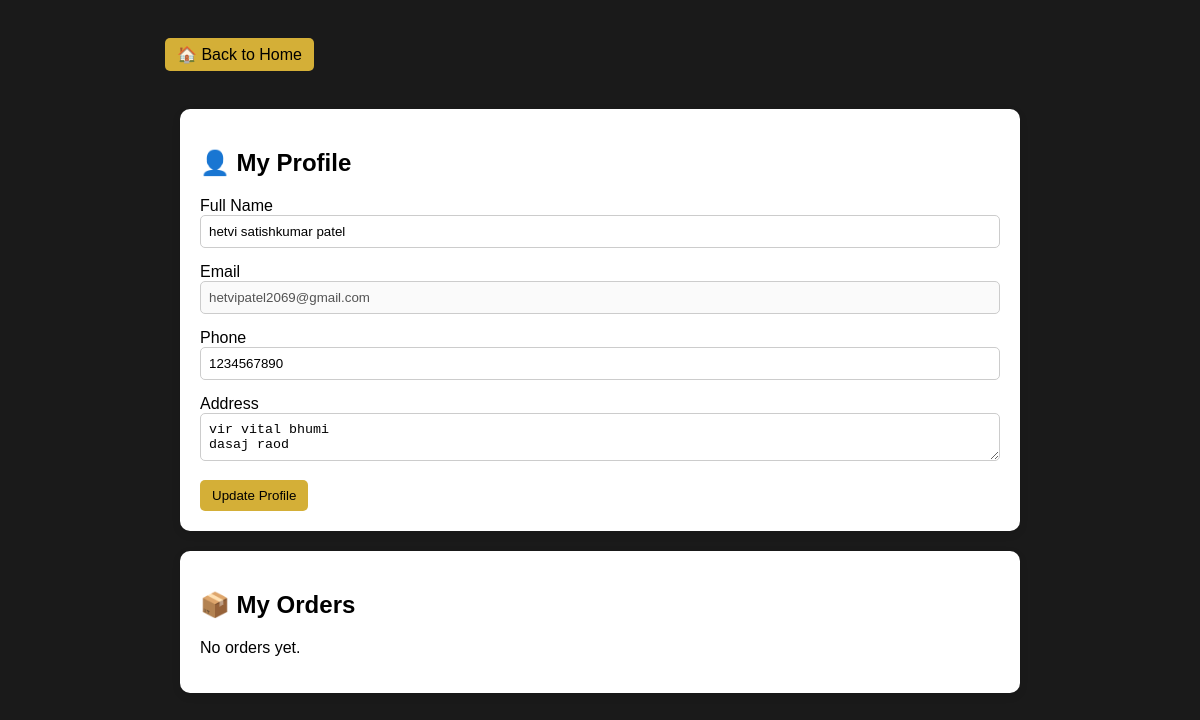
Before: /profile.php (signed in) with the older database file.
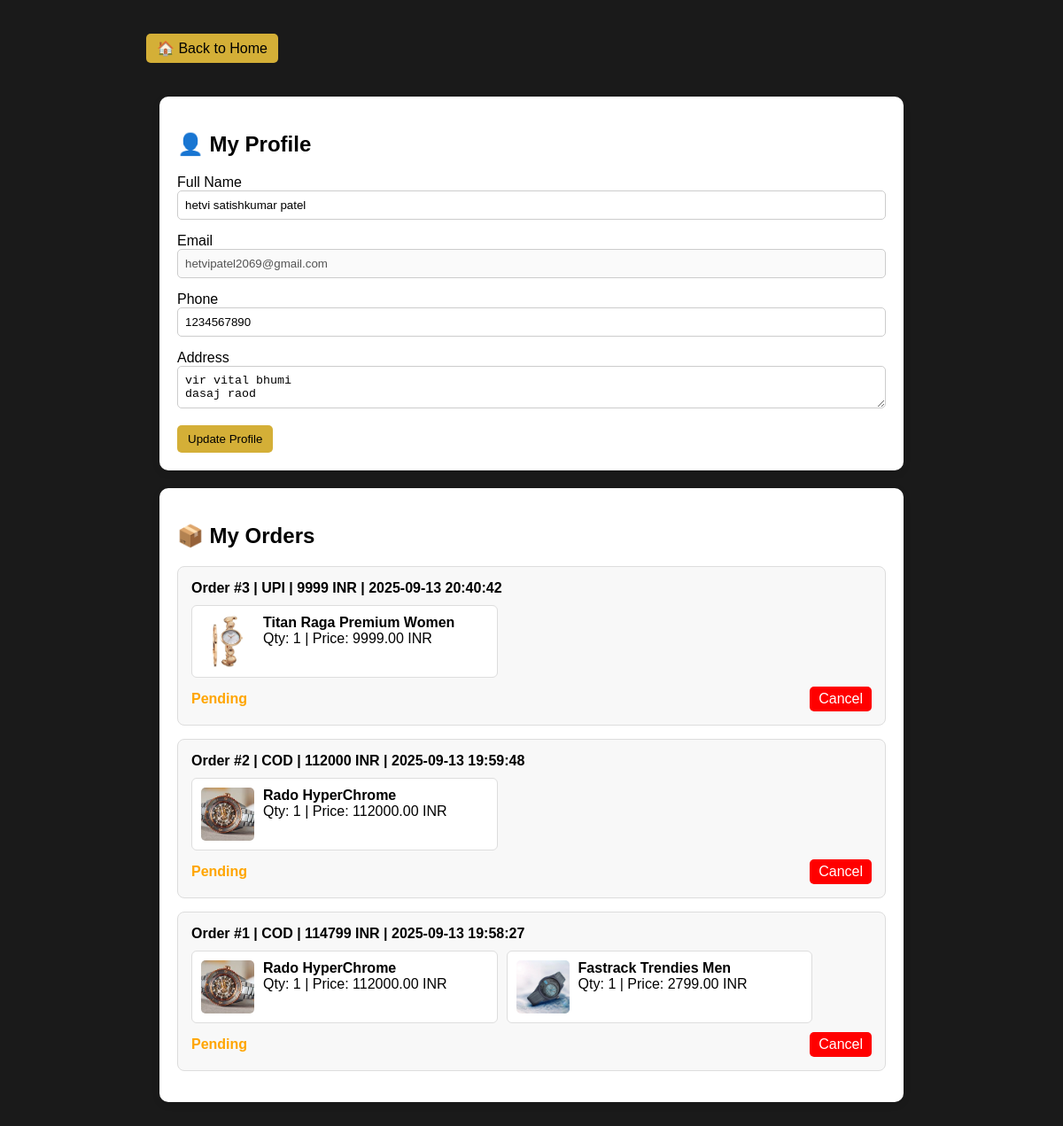
After: the same page with the newer database file.
### tables this page shows
CREATE TABLE `users` (
  `id` int(11) NOT NULL,
  `fullname` varchar(100) NOT NULL,
  `email` varchar(100) NOT NULL,
  `username` varchar(50) NOT NULL,
  `password` varchar(255) NOT NULL,
  `created_at` timestamp NOT NULL DEFAULT current_timestamp(),
  `phone` varchar(20) DEFAULT NULL,
  `address` varchar(255) DEFAULT NULL
);

CREATE TABLE `orders` (
  `order_id` int(11) NOT NULL,
  `user_id` int(11) NOT NULL,
  `fullname` varchar(100) NOT NULL,
  `email` varchar(100) NOT NULL,
  `phone` varchar(255) NOT NULL,
  `payment_method` enum('UPI','COD','Card','NetBanking') NOT NULL,
  `address` text NOT NULL,
  `created_at` datetime DEFAULT current_timestamp(),
  `status` enum('pending','delivered','cancelled') NOT NULL DEFAULT 'pending',
  `total_amount` decimal(10,2) NOT NULL
);

CREATE TABLE `order_items` (
  `id` int(11) NOT NULL,
  `order_id` int(11) NOT NULL,
  `product_id` int(11) NOT NULL,
  `quantity` int(11) NOT NULL,
  `price` decimal(10,2) NOT NULL
);

CREATE TABLE `products` (
  `id` int(11) NOT NULL,
  `name` varchar(255) NOT NULL,
  `brand` varchar(100) DEFAULT NULL,
  `category` varchar(100) DEFAULT NULL,
  `price` decimal(10,2) DEFAULT NULL,
  `image` varchar(255) DEFAULT NULL,
  `description` text DEFAULT NULL,
  `rating` float DEFAULT NULL,
  `total_sales` int(11) DEFAULT 0,
  `is_top_rated` tinyint(1) DEFAULT 0,
  `is_top_seller` tinyint(1) DEFAULT 0
);

### profile.php (the view, shortened to what this page needs)
<?php
include 'db.php';
$user_id = $_SESSION['user_id'];
$user_query = $conn->prepare("SELECT fullname, email, username, phone, address FROM users WHERE id = ?");
$user_query->bind_param("i", $user_id);
$user_query->execute();
$user = $user_query->get_result()->fetch_assoc();
$orders_query = $conn->prepare("
    SELECT o.order_id, o.payment_method, o.status, o.created_at
    FROM orders o
    WHERE o.user_id = ?
    ORDER BY o.order_id DESC
");
$orders_query->bind_param("i", $user_id);
$orders_query->execute();
$orders_result = $orders_query->get_result();
$orders = [];
while ($order = $orders_result->fetch_assoc()) {
    $items_query = $conn->prepare("
        SELECT oi.quantity, oi.price, p.name, p.image
        FROM order_items oi
        JOIN products p ON oi.product_id = p.id
        WHERE oi.order_id = ?
    ");
    $items_query->bind_param("i", $order['order_id']);
    $items_query->execute();
    $items = $items_query->get_result()->fetch_all(MYSQLI_ASSOC);
    $order['items'] = $items;
    $total = 0;
    foreach ($items as $it) {
        $total += $it['price'] * $it['quantity'];
    }
    $order['total_amount'] = $total;
    $orders[] = $order;
}
?>
<!DOCTYPE html>
<html lang="en">
<head>
    <link rel="stylesheet" href="style.css">
</head>
<body>
<div class="profile-container">
    <div style="margin-bottom: 20px;">
        <a href="index.php" class="btn-primary" style="text-decoration: none;">🏠 Back to Home</a>
    </div>
<div class="profile-container">
    <div class="card">
        <h2>👤 My Profile</h2>
        <form method="post">
            <div class="form-group">
                <label>Full Name</label>
                <input type="text" name="fullname" value="<?= htmlspecialchars($user['fullname']) ?>" class="form-control">
            </div>
            <div class="form-group">
                <label>Email</label>
                <input type="email" value="<?= htmlspecialchars($user['email']) ?>" disabled class="form-control">
            </div>
            <div class="form-group">
                <label>Phone</label>
                <input type="text" name="phone" value="<?= htmlspecialchars($user['phone'] ?? '') ?>" class="form-control">
            </div>
            <div class="form-group">
                <label>Address</label>
                <textarea name="address" class="form-control"><?= htmlspecialchars($user['address'] ?? '') ?></textarea>
            </div>
            <button type="submit" name="update_profile" class="btn-primary">Update Profile</button>
        </form>
    </div>
    <div class="card">
        <h2>📦 My Orders</h2>
        <?php if (empty($orders)): ?>
            <p>No orders yet.</p>
        <?php else: ?>
            <?php foreach ($orders as $order): ?>
                <div class="order-card">
                    <div class="order-header">
                        Order #<?= $order['order_id'] ?> |
                        <?= ucfirst($order['payment_method']) ?> |
                        <?= $order['total_amount'] ?> INR |
                        <?= $order['created_at'] ?>
                    </div>
                    <div class="order-products">
                        <?php foreach ($order['items'] as $item): ?>
                            <div class="product-item">
                                <img src="<?= $item['image'] ?>" alt="<?= htmlspecialchars($item['name']) ?>">
                                <div>
                                    <strong><?= htmlspecialchars($item['name']) ?></strong><br>
                                    Qty: <?= $item['quantity'] ?> | Price: <?= $item['price'] ?> INR
                                </div>
                            </div>
                        <?php endforeach; ?>
                    </div>
                    <div class="order-footer">
                        <span class="status <?= $order['status'] ?>"><?= ucfirst($order['status']) ?></span>
                        <?php if ($order['status'] === 'pending'): ?>
                            <a href="?cancel_order=<?= $order['order_id'] ?>" class="btn-danger">Cancel</a>
                        <?php endif; ?>
                    </div>
                </div>
            <?php endforeach; ?>
        <?php endif; ?>
    </div>
</div>
</body>
</html>

### style.css (style rules this page uses)
:root { --black:#000000; --charcoal:#1A1A1A; --gold:#D4AF37; --bright-gold:#FFD700; --white:#FFFFFF; }
* { box-sizing:border-box }
body { margin: 0; font-family: Arial, sans-serif; background: var(--black); color: var(--white); }

### profile.php (style rules this page uses)
body { background: var(--charcoal); color: var(--white); font-family: Arial, sans-serif; }
.profile-container { max-width: 900px; margin: 30px auto; padding: 15px; }
.card { background: var(--white); color: black; border-radius: 10px; padding: 20px; margin-bottom: 20px; box-shadow: 0px 3px 8px rgba(0,0,0,0.1); }
.form-group { margin-bottom: 15px; }
.form-control { width: 100%; padding: 8px; border: 1px solid #ccc; border-radius: 5px; }
.btn-primary { background: var(--gold); color: black; border: none; padding: 8px 12px; border-radius: 5px; cursor: pointer; }
.btn-danger { background: red; color: white; border: none; padding: 5px 10px; border-radius: 5px; text-decoration: none; }
.order-card { border: 1px solid #ddd; border-radius: 8px; margin-bottom: 15px; padding: 15px; background: #f8f8f8; }
.order-header { font-weight: bold; margin-bottom: 10px; }
.order-products { display: flex; gap: 10px; flex-wrap: wrap; margin-top: 10px; }
.product-item { display: flex; gap: 10px; border: 1px solid #ddd; border-radius: 6px; padding: 10px; background: white; width: 45%; }
.product-item img { width: 60px; height: 60px; object-fit: cover; border-radius: 5px; }
.order-footer { margin-top: 10px; display: flex; justify-content: space-between; align-items: center; }
.status.pending { color: orange; font-weight: bold; }

Changed rows visible on the page:
added orders: order_id "3", payment_method "UPI", total_amount "9999", created_at "2025-09-13 20:40:42", status "Pending"
added order_items: product.image (picture), product.name "Titan Raga Premium Women", quantity "1", price "9999.00", shown under "3"
added orders: order_id "2", payment_method "COD", total_amount "112000", created_at "2025-09-13 19:59:48", status "Pending"
added order_items: product.image (picture), product.name "Rado HyperChrome", quantity "1", price "112000.00"
added orders: order_id "1", payment_method "COD", total_amount "114799", created_at "2025-09-13 19:58:27", status "Pending"
added order_items: product.image (picture), product.name "Fastrack Trendies Men", quantity "1", price "2799.00"
Other visible differences:
text no longer shown: "No orders yet."
